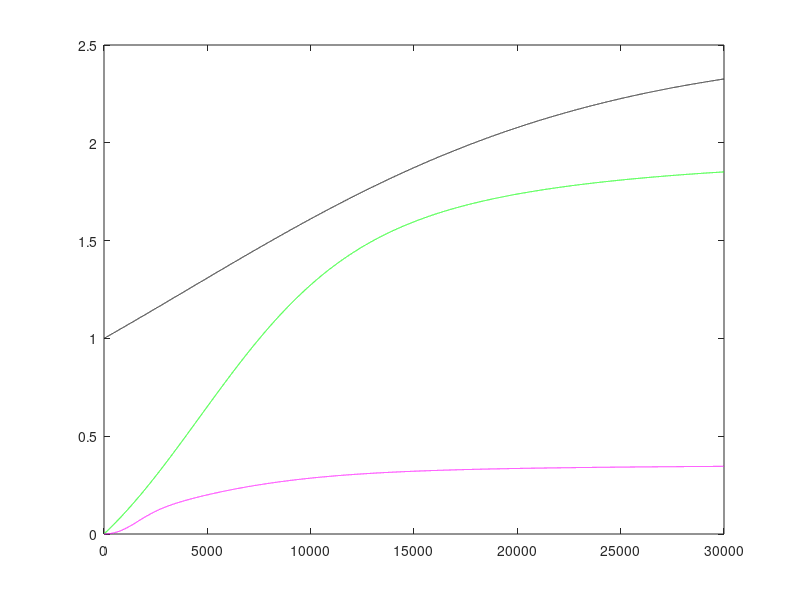

Here is the MATLAB script that generated this plot:
dt=0.01;Tmax=30000;
L=zeros(1,Tmax);L(1)=1;
S=zeros(1,Tmax);S(1)=0;
M=zeros(1,Tmax);M(1)=0;
p1=0.02;p2=0.06;p3=4.01;
d1=0.01;d2=0.05;d3=4;
Lmax=5;Smax=5;Mmax=5;
for T=1:Tmax-1
    L(T+1)=L(T)+dt*(p1*L(T)*(1-L(T)/Lmax)-d1*L(T));
    S(T+1)=S(T)+dt*(d1*L(T)+p2*S(T)*(1-S(T)/Smax)-d2*S(T));
    M(T+1)=M(T)+dt*(d2*S(T)+p3*M(T)*(1-M(T)/Mmax)-d3*M(T));
end
X=1:Tmax;
plot(X,L,'k',X,S,'g',X,M,'m');%Plot L in black, S in green, and M in magenta